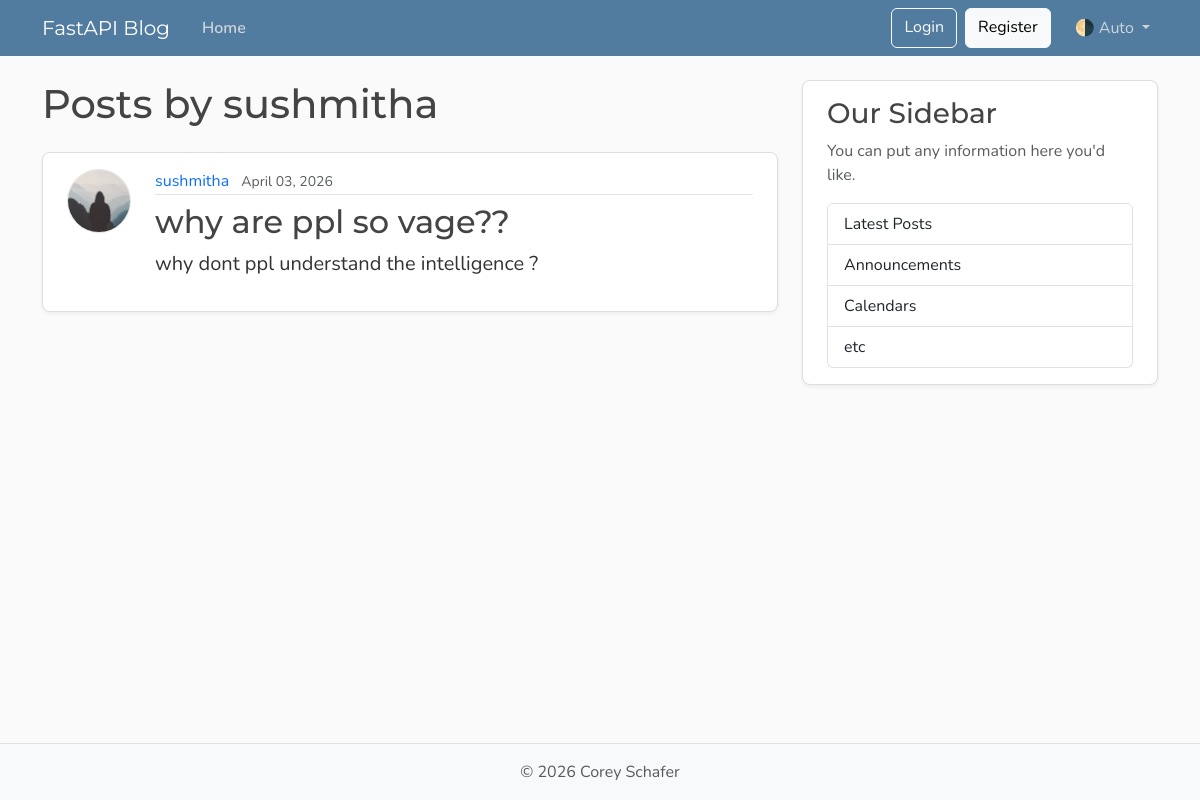
Before: /users/1/posts with the older database file.
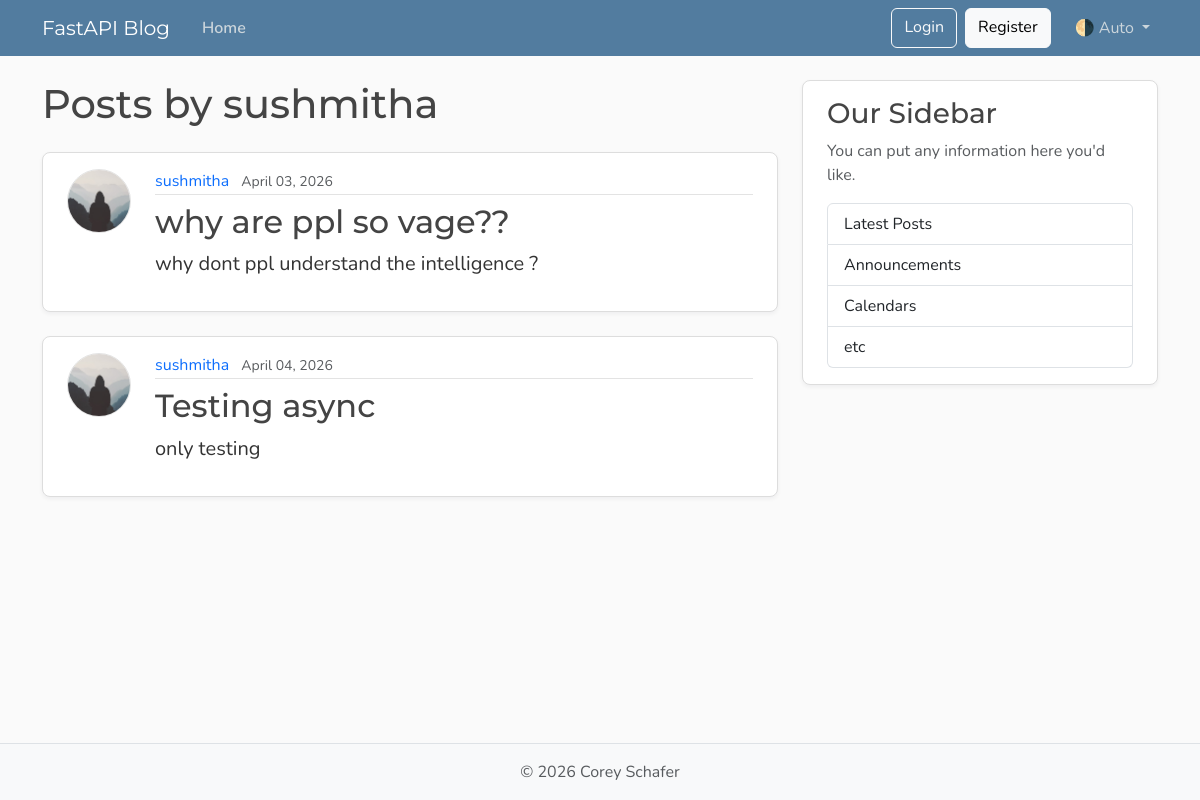
After: the same page with the newer database file.
### models.py (models this page shows, shortened)
class User(Base):
    __tablename__ = "users"
    id: Mapped[int] = mapped_column(Integer, primary_key=True, index=True)
    username: Mapped[str] = mapped_column(String(50), unique=True, nullable=False)
    email: Mapped[str] = mapped_column(String(120), unique=True, nullable=False)
    image_file: Mapped[str | None] = mapped_column(
        String(200),
        nullable=True,
        default=None,
    )
    posts: Mapped[list[Post]] = relationship(back_populates="author")

class Post(Base):
    __tablename__ = "posts"
    id: Mapped[int] = mapped_column(Integer, primary_key=True, index=True)
    title: Mapped[str] = mapped_column(String(100), nullable=False)
    content: Mapped[str] = mapped_column(Text, nullable=False)
    user_id: Mapped[int] = mapped_column(
        ForeignKey("users.id"),
        nullable=False,
        index=True,
    )
    date_posted: Mapped[datetime] = mapped_column(
        DateTime(timezone=True),
        default=lambda: datetime.now(UTC),
    )
    author: Mapped[User] = relationship(back_populates="posts")

### main.py (the view)
@app.get("/users/{user_id}/posts", include_in_schema=False, name="user_posts")
async def user_posts_page(
    request: Request,
    user_id: int,
    db: Annotated[AsyncSession, Depends(get_db)],
):
    result = await db.execute(select(models.User).where(models.User.id == user_id))
    user = result.scalars().first()
    if not user:
        raise HTTPException(
            status_code=status.HTTP_404_NOT_FOUND,
            detail="User not found",
        )
    result = await db.execute(
        select(models.Post)
        .options(selectinload(models.Post.author))
        .where(models.Post.user_id == user_id),
    )
    posts = result.scalars().all()
    return templates.TemplateResponse(
        request,
        "user_posts.html",
        {"posts": posts, "user": user, "title": f"{user.username}'s Posts"},
    )

### templates/user_posts.html
{% extends "layout.html" %}
{% block content %}
  <h1 class="mb-4">Posts by {{ user.username }}</h1>
  {% for post in posts %}
    <article class="content-section py-3 px-4 mb-4">
      <div class="d-flex align-items-start gap-4">
        <img class="rounded-circle article-img flex-shrink-0"
             src="{{ post.author.image_path }}"
             alt="{{ post.author.username }}'s profile picture"
             width="64"
             height="64"
             loading="lazy">
        <div class="flex-grow-1">
          <div class="article-metadata mb-2">
            <a class="me-2"
               href="{{ url_for('user_posts', user_id=post.author.id) }}">{{ post.author.username }}</a>
            <small class="text-body-secondary">{{ post.date_posted.strftime("%B %d, %Y") }}</small>
          </div>
          <h2>
            <a class="article-title"
               href="{{ url_for('post_page', post_id=post.id) }}">{{ post.title }}</a>
          </h2>
          <p class="article-content">{{ post.content }}</p>
        </div>
      </div>
    </article>
  {% else %}
    <p class="text-body-secondary">No posts by this user yet.</p>
  {% endfor %}
{% endblock content %}

### templates/layout.html (shortened to what this page needs)
<!DOCTYPE html>
<html lang="en">
  <head>
    <link href="https://cdn.jsdelivr.net/npm/bootstrap@5.3.8/dist/css/bootstrap.min.css"
          rel="stylesheet"
>
    <link rel="stylesheet" type="text/css" href= {{ url_for('static', path='/css/main.css') }}>
  </head>
  <body class="d-flex flex-column min-vh-100">
    <header class="site-header">
      <nav class="navbar navbar-expand-md bg-steel fixed-top"
           data-bs-theme="dark">
        <div class="container">
          <a class="navbar-brand me-4" href={{ url_for('home') }}>FastAPI Blog</a>
          <div class="collapse navbar-collapse" id="navbarToggle">
            <div class="navbar-nav me-auto">
              <a class="nav-link active" aria-current="page" href="#">Home</a>
            </div>
            <div class="navbar-nav">
              <a class="btn btn-outline-light mb-2 mb-md-0 me-md-2" href="#">Login</a>
              <a class="btn btn-light mb-2 mb-md-0 me-md-3" href="#">Register</a>
              <div class="nav-item dropdown">
                <a class="nav-link dropdown-toggle"
                   href="#"
                   role="button"
                   id="bd-theme"
                   data-bs-toggle="dropdown"
                   aria-expanded="false">
                  <span id="bd-theme-text">🌗 Auto</span>
                </a>
              </div>
            </div>
          </div>
        </div>
      </nav>
    </header>
    <main role="main" class="container">
      <div class="row">
        <div class="col-md-8">
          {% block content %}
          {% endblock content %}
        </div>
        <aside class="col-md-4">
          <div class="content-section py-3 px-4 mb-4">
            <h3>Our Sidebar</h3>
            <p class="text-body-secondary">You can put any information here you'd like.</p>
            <ul class="list-group">
              <li class="list-group-item">Latest Posts</li>
              <li class="list-group-item">Announcements</li>
              <li class="list-group-item">Calendars</li>
              <li class="list-group-item">etc</li>
            </ul>
          </div>
        </aside>
      </div>
    </main>
    <footer class="mt-auto py-3 bg-body-tertiary border-top">
      <div class="container text-center">
        <p class="text-body-secondary mb-0">
          © <span id="year"></span> Corey Schafer
        </p>
      </div>
    </footer>
  </body>
</html>

### static/css/main.css (style rules this page uses)
:root { --font-heading: "Montserrat", system-ui, -apple-system, BlinkMacSystemFont, sans-serif; --font-body: "Nunito", system-ui, -apple-system, BlinkMacSystemFont, sans-serif; --color-bg-body: #fafafa; --color-bg-content: #ffffff; --color-text-primary: #333333; --color-text-heading: #444444; --color-steel: #527c9f; --color-nav-link: #cbd5db; --color-nav-link-hover: #ffffff; --color-link-hover: #428bca; --color-border: #dddddd; --color-border-light: #e3e3e3; --spacing-xl: 5rem; --article-img-size: 4rem; --account-img-size: 7.813rem; }
body { font-family: var(--font-body); background: var(--color-bg-body); color: var(--color-text-primary); }
main { padding-top: var(--spacing-xl); }
h1, h2, h3, h4, h5, h6 { font-family: var(--font-heading); color: var(--color-text-heading); }
.navbar-brand { font-family: var(--font-heading); }
a { text-decoration: none; }
.bg-steel { background-color: var(--color-steel); }
.site-header .navbar-nav .nav-link { color: var(--color-nav-link); transition: color 0.2s ease-in-out; }
.site-header .navbar-nav .nav-link.active { font-weight: 600; }
.content-section { background: var(--color-bg-content); border: 1px solid var(--color-border); border-radius: 0.5rem; box-shadow: 0 2px 4px rgba(15, 23, 42, 0.05); transition: box-shadow 0.15s ease, transform 0.15s ease, border-color 0.15s ease; }
.article-title { color: var(--color-text-heading); transition: color 0.2s ease-in-out; }
.article-content { white-space: pre-line; font-size: 1.25rem; }
.article-img { height: var(--article-img-size); width: var(--article-img-size); flex-shrink: 0; object-fit: cover; border: 1px solid var(--color-border-light); box-shadow: 0 0 0 2px var(--color-bg-content); }
.article-metadata { padding-bottom: 0.063rem; border-bottom: 1px solid var(--color-border-light); }
.article-metadata a { transition: color 0.2s ease-in-out; }
[data-bs-theme="dark"] { --color-bg-body: #1a1a1a; --color-bg-content: #2d2d2d; --color-text-primary: #e0e0e0; --color-text-heading: #f0f0f0; --color-border: #404040; --color-border-light: #4a4a4a; }

Changed rows visible on the page:
added Post: author.username "sushmitha", date_posted "April 04, 2026", title "Testing async", content "only testing"
